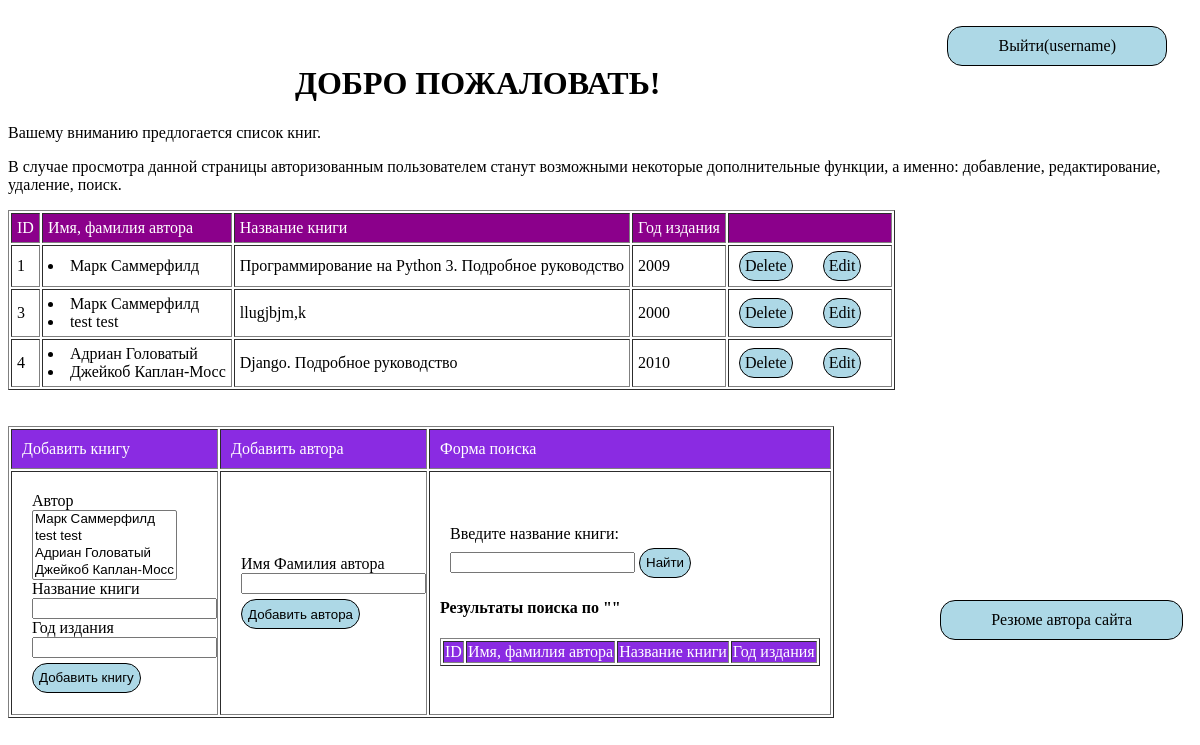
The app's page /my-web/ (signed in), older data.
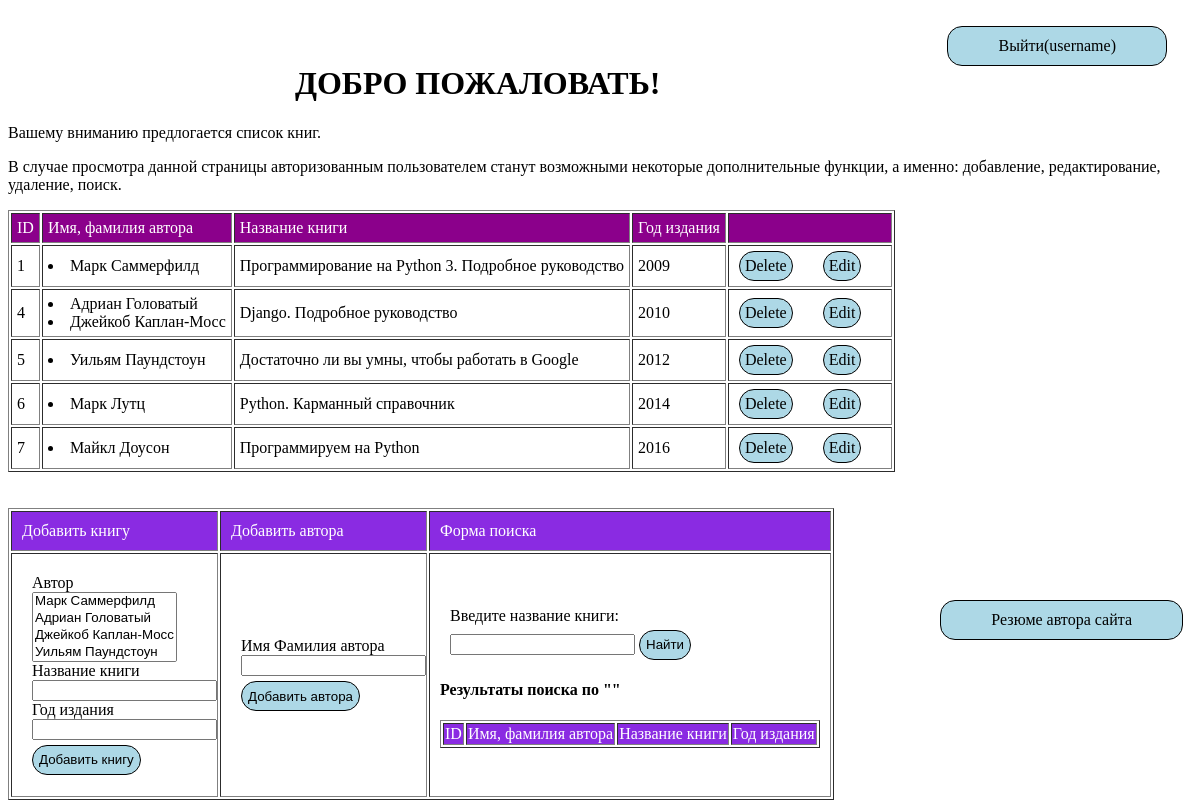
The same page, newer data.
### my_web/models.py (models this page shows, shortened)
class Book(models.Model):
    headline = models.ManyToManyField(Author)
    year = models.PositiveIntegerField(verbose_name='Год издания')
    title = models.CharField(max_length=200, verbose_name='Название книги')

class Author(models.Model):
    name = models.CharField(max_length=50, verbose_name='Имя Фамилия автора')
    def __str__(self):
        return self.name

### my_web/views.py (the view)
def main(request):
    book_form = BookForm
    author_form = AuthorForm
    all_books = Book.objects.all()
    if request.POST:
        query = request.POST['search']
        result_list  = Book.objects.filter(title__contains=query)
        if result_list.count() != 0:
            context = {
                'all_books': all_books,
                'result_list': result_list,
                'query': query,
                'book_form': book_form,
                'author_form': author_form,
            }
        else:
            context ={
                'all_books': all_books,
                'empty': "Совпадений не найдено!",
                'query': query,
            }
    else:
        context ={
                'all_books': all_books,
                'book_form': book_form,
                'author_form': author_form,
                }
    return render(request , 'home.html' , context)

### my_web/templates/home.html (shortened to what the changed rows need)
﻿{% load staticfiles %}
<!DOCTYPE html>
<html lang="en" xmlns="http://www.w3.org/1999/xhtml">
<head>
    <link rel="stylesheet" href="{% static 'css/style.css' %}" />
</head>
<body>
    <h1 align="center">ДОБРО ПОЖАЛОВАТЬ!</h1>
    <table border='1' cellpadding="5px">
        {% for books in all_books %}
        <tr>
            <td>{{books.id}}</td>
            <td>{% for v in books.headline.all %}<li>{{v.name}}</li>{%endfor%}</td>
            <td>{{books.title}}</td>
            <td>{{books.year}}</td>
            {% if user.is_authenticated %}
            <td>
                <a href="/my-web/edit/{{ books.id }}" style="padding: 5px; margin-left:5px">Edit</a>
                <a href="/my-web/delete/{{ books.id }}" style="padding: 5px; margin-left:5px">Delete</a>
            </td>
            {% endif %}
        </tr>
        {% endfor %}
    </table>
    {% if user.is_authenticated %}
    <br /><br />
    <table border='1' cellpadding="10px">
            <tr style='background-color: blueviolet; color: white;'>
                <td> Добавить книгу</td>
                <td>Добавить автора</td>
                <td>Форма поиска</td>
            </tr><tr>
                     <td>
                         <div>
                             <form id='add-book' action="/my-web/add-book/" method='post' style="display: block; position: relative; left: 10px; top: 10px">
                                 <label>Автор</label>
                                 <div>{{book_form.headline}}</div>
                                 <label>Название книги</label>
                                 <div>{{book_form.title}}</div>
                                 <label>Год издания</label>
                                 <div>{{book_form.year}}</div>
                                 <button type='submit' style="display: inline">Добавить книгу</button>
                             </form>
                         </div>
                     </td>
                     <td>
                         <div>
                             <form id='add-author' action="/my-web/add-author/" method='post' style="display: block; position: relative; left: 10px; top: 10px">
                                 <label>Имя Фамилия автора</label>
                                 <div>{{author_form.name}}</div>
                                 <button type='submit' style="display: inline">Добавить автора</button>
                             </form>
                         </div>
                     </td>
                     <td>
                         <div>
                             <form action="" method='post' style="display: block; position: relative; left: 10px; top: 5px">
                             <label for="">Введите название книги: </label>
                             <div>
                                 <input name='search' type="text">
                                 <button style="display: inline">Найти</button>
                             </div>
                             </form>
                         <h4>Результаты поиска по "{{query}}"</h4>
                         <table border='1'>
                             <tr style='background-color: blueviolet; color: white;'>
                                 <td>ID</td>
                                 <td>Имя, фамилия автора</td>
                                 <td>Название книги</td>
                                 <td>Год издания</td>
                             </tr>
                         </table>
                         </div>
                     </td>
            </tr>
        </table>
    {% endif %}
</body>
</html>

Row changes from the older to the newer data that the page shows:
removed Book: id "3", title "llugjbjm,k", year "2000", Author (name "Марк Саммерфилд")
removed Author: name "test test", shown under "3"
added Book: id "5", title "Достаточно ли вы умны, чтобы работать в Google", year "2012"
added Author: name "Уильям Паундстоун", shown under "5"
added Book: id "6", title "Python. Карманный справочник", year "2014"
added Author: name "Марк Лутц", shown under "6"
added Book: id "7", title "Программируем на Python", year "2016"
added Author: name "Майкл Доусон", shown under "7"
Text that changed along with them:
form field headline: "Марк Саммерфилд / test test / Адриан Головатый / Джейкоб Каплан-Мосс" → "Марк Саммерфилд / Адриан Головатый / Джейкоб Каплан-Мосс / Уильям Паундстоун"
